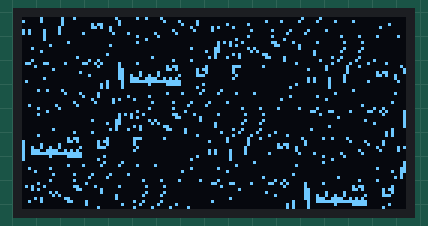
A sketch run on a simulated Arduino Uno, built with avr-gcc and run on an emulated ATmega328P. On the bench: 128×64 one-colour display.

Above: at 1.0 s.

The sketch:

OLED_mushroom.ino
```cpp
#include <Wire.h>
#include <OzOLED.h>
const unsigned char Mushroom [] = {
0x32, 0x00, 0x30, 0x00,
0x00, 0x00, 0x03, 0xF0, 0x00, 0x00, 0x00, 0x00, 0x38, 0x07, 0x00, 0x00, 0x00, 0x01, 0x00, 0x00,
0x20, 0x00, 0x00, 0x0C, 0x08, 0x04, 0x0C, 0x00, 0x00, 0x18, 0x20, 0x01, 0x06, 0x00, 0x00, 0x20,
0x00, 0x00, 0x41, 0x00, 0x00, 0x81, 0x00, 0x00, 0x20, 0x40, 0x01, 0x02, 0x00, 0x00, 0x10, 0x20,
0x02, 0x04, 0x00, 0x00, 0x08, 0x10, 0x06, 0x00, 0x00, 0x00, 0x00, 0x18, 0x00, 0x08, 0x00, 0x00,
0x04, 0x00, 0x08, 0x80, 0x00, 0x00, 0x00, 0x44, 0x10, 0x00, 0x00, 0x00, 0x00, 0x02, 0x00, 0x50,
0x00, 0x00, 0x02, 0x80, 0x20, 0x10, 0x00, 0x00, 0x02, 0x01, 0x20, 0x10, 0x00, 0x00, 0x02, 0x01,
0x00, 0x10, 0x00, 0x00, 0x02, 0x00, 0x40, 0x00, 0x00, 0x00, 0x02, 0x00, 0x40, 0x00, 0x00, 0x00,
0x00, 0x00, 0x40, 0x08, 0x00, 0x00, 0x04, 0x00, 0x00, 0x40, 0x00, 0x00, 0x00, 0x80, 0x80, 0x44,
0x00, 0x00, 0x08, 0x80, 0x80, 0x02, 0x00, 0x00, 0x00, 0x00, 0x80, 0x01, 0x00, 0x00, 0x20, 0x00,
0x80, 0x80, 0x40, 0x00, 0x80, 0x40, 0x80, 0x00, 0x10, 0x02, 0x00, 0x00, 0x80, 0x00, 0x00, 0x00,
0x00, 0x00, 0x81, 0x00, 0x00, 0x00, 0x00, 0x20, 0x00, 0x00, 0x00, 0x00, 0x00, 0x00, 0x40, 0x00,
0x00, 0x00, 0x00, 0x00, 0x44, 0x00, 0x00, 0x00, 0x00, 0x08, 0x20, 0x00, 0x3C, 0x0F, 0x00, 0x01,
0x20, 0x03, 0x10, 0x02, 0x30, 0x01, 0x00, 0x04, 0x08, 0x04, 0x08, 0x00, 0x10, 0x30, 0x20, 0x01,
0x03, 0x02, 0x00, 0x60, 0x00, 0x00, 0x01, 0x80, 0x06, 0x00, 0x00, 0x00, 0x00, 0x18, 0x01, 0x40,
0x00, 0x00, 0x00, 0xA0, 0x00, 0x40, 0x28, 0x05, 0x00, 0x80, 0x00, 0x40, 0x28, 0x05, 0x00, 0x80,
0x00, 0x40, 0x00, 0x00, 0x00, 0x80, 0x00, 0x00, 0x00, 0x00, 0x00, 0x00, 0x00, 0x20, 0x00, 0x00,
0x01, 0x00, 0x00, 0x10, 0x00, 0x00, 0x02, 0x00, 0x00, 0x00, 0x00, 0x00, 0x00, 0x00, 0x00, 0x04,
0x00, 0x00, 0x08, 0x00, 0x00, 0x01, 0xC0, 0x00, 0xE0, 0x00, 0x00, 0x00, 0x1F, 0xFE, 0x00, 0x00,
0x38, 0x30, 0x30, 0x2C, 0x20, 0x30, 0x78, 0x30, 0x30, 0x2C, 0x20, 0x30,
};


void setup() {
  // put your setup code here, to run once:
OzOled.init();  //initialze Oscar OLED display

  OzOled.clearDisplay();               // clear the screen and set start position to top left corner
  OzOled.drawBitmap(Mushroom, 0, 0, 16, 8);

}

void loop() {
  // put your main code here, to run repeatedly:

}
```
